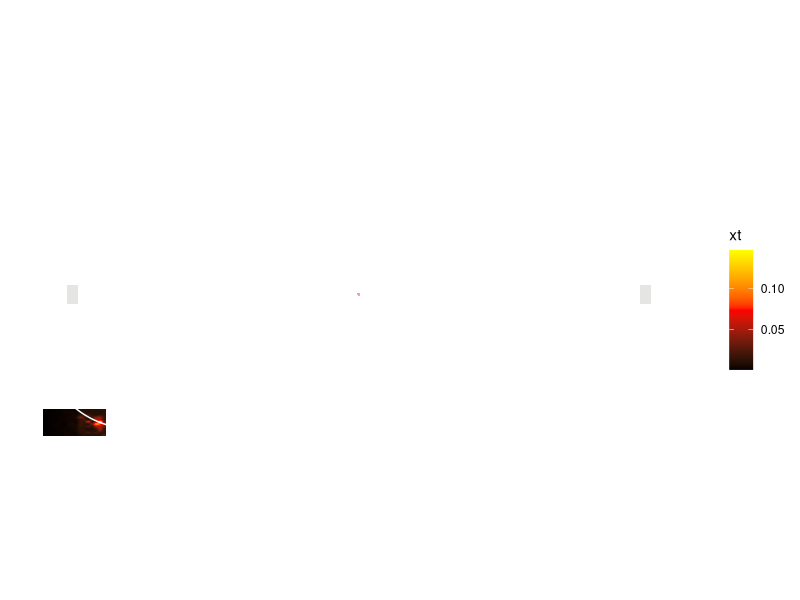

Generate this figure with R: (Note: this script raises an error after producing the figure.)
setwd("~/GitHub/BigDataCup")

# Before working with this script, run the data_wrangling.R and the plot_rink.R scripts
library(RColorBrewer)
library(ggforce)
library(ggplot2)
library(dplyr)
# NHL_blue <-"darkblue"
# NHL_red <- "red"
# NHL_light_blue <- "#32a8a4"
NHL_blue <-"white"
NHL_red <- "white"
NHL_light_blue <- "white"


frame <- read.csv("xT_model-Adrian/frame_plot.csv")%>%
  mutate(
    x = (x/10)-100,
    y = (y/10)-45
  )

xt_viz <- ggplot() +
  geom_tile(data=frame,aes(x,y,fill=xt)) + 
  # Faceoff circles
  geom_circle(aes(x0 = 0, y0 = 0, r = 15), colour = NHL_blue, size = 2 / 12) + # Centre
  geom_circle(aes(x0 = 69, y0 = 22, r = 15), colour = NHL_red, size = 2 / 12) + # Top-Right
  geom_circle(aes(x0 = 69, y0 = -22, r = 15), colour = NHL_red, size = 2 / 12) + # Bottom-Right
  geom_circle(aes(x0 = -69, y0 = 22, r = 15), colour = NHL_red, size = 2 / 12) + # Top-Left
  geom_circle(aes(x0 = -69, y0 = -22, r = 15), colour = NHL_red, size = 2 / 12) + # Bottom-Left
  
  # Hash marks in T-R/B-R/T-L/B-R order, groups of four
  geom_tile(aes(x = 66.125, y = 37.77, width = 2 / 12, height = 2), fill = NHL_red) +
  geom_tile(aes(x = 66.125, y = 6.23, width = 2 / 12, height = 2), fill = NHL_red) +
  geom_tile(aes(x = 71.875, y = 37.77, width = 2 / 12, height = 2), fill = NHL_red) +
  geom_tile(aes(x = 71.875, y = 6.23, width = 2 / 12, height = 2), fill = NHL_red) +
  geom_tile(aes(x = 66.125, y = -37.77, width = 2 / 12, height = 2), fill = NHL_red) +
  geom_tile(aes(x = 66.125, y = -6.23, width = 2 / 12, height = 2), fill = NHL_red) +
  geom_tile(aes(x = 71.875, y = -37.77, width = 2 / 12, height = 2), fill = NHL_red) +
  geom_tile(aes(x = 71.875, y = -6.23, width = 2 / 12, height = 2), fill = NHL_red) +
  geom_tile(aes(x = -66.125, y = 37.77, width = 2 / 12, height = 2), fill = NHL_red) +
  geom_tile(aes(x = -66.125, y = 6.23, width = 2 / 12, height = 2), fill = NHL_red) +
  geom_tile(aes(x = -71.875, y = 37.77, width = 2 / 12, height = 2), fill = NHL_red) +
  geom_tile(aes(x = -71.875, y = 6.23, width = 2 / 12, height = 2), fill = NHL_red) +
  geom_tile(aes(x = -66.125, y = -37.77, width = 2 / 12, height = 2), fill = NHL_red) +
  geom_tile(aes(x = -66.125, y = -6.23, width = 2 / 12, height = 2), fill = NHL_red) +
  geom_tile(aes(x = -71.875, y = -37.77, width = 2 / 12, height = 2), fill = NHL_red) +
  geom_tile(aes(x = -71.875, y = -6.23, width = 2 / 12, height = 2), fill = NHL_red) +
  
  # Centre line
  geom_tile(aes(x = 0, y = 0, width = 1, height = 85), fill = NHL_red) + # Centre line
  
  # Faceoff dots - Plot AFTER centre lines for centre ice circle to show up above
  geom_circle(aes(x0 = 0, y0 = 0, r = 6 / 12), colour = "#FF99B4", fill = "#FF99B4", size = 0) + # Centre dot with unique red
  geom_circle(aes(x0 = 69, y0 = 22, r = 1), colour = NHL_red, fill = NHL_red, size = 0) + # Top-Right
  geom_circle(aes(x0 = 69, y0 = -22, r = 1), colour = NHL_red, fill = NHL_red, size = 0) + # Bottom-Right
  geom_circle(aes(x0 = -69, y0 = 22, r = 1), colour = NHL_red, fill = NHL_red, size = 0) + # Top-Left
  geom_circle(aes(x0 = -69, y0 = -22, r = 1), colour = NHL_red, fill = NHL_red, size = 0) + # Bottom-Left
  
  geom_circle(aes(x0 = 20.5, y0 = 22, r = 1), colour = NHL_red, fill = NHL_red, size = 0) + # Neutral Top-Right
  geom_circle(aes(x0 = 20.5, y0 = -22, r = 1), colour = NHL_red, fill = NHL_red, size = 0) + # Neutral Bottom-Right
  geom_circle(aes(x0 = -20.5, y0 = 22, r = 1), colour = NHL_red, fill = NHL_red, size = 0) + # Neutral Top-Left
  geom_circle(aes(x0 = -20.5, y0 = -22, r = 1), colour = NHL_red, fill = NHL_red, size = 0) + # Neutral Bottom-Left
  
  # Ells surrounding faceoff dots
  geom_tile(aes(x = 65, y = 22.83, width = 4, height = 2 / 12), fill = NHL_red) + # Top-Right
  geom_tile(aes(x = 73, y = 22.83, width = 4, height = 2 / 12), fill = NHL_red) +
  geom_tile(aes(x = 65, y = 21.17, width = 4, height = 2 / 12), fill = NHL_red) +
  geom_tile(aes(x = 73, y = 21.17, width = 4, height = 2 / 12), fill = NHL_red) +
  geom_tile(aes(x = 66.92, y = 24.25, width = 2 / 12, height = 3), fill = NHL_red) +
  geom_tile(aes(x = 71.08, y = 24.25, width = 2 / 12, height = 3), fill = NHL_red) +
  geom_tile(aes(x = 66.92, y = 19.75, width = 2 / 12, height = 3), fill = NHL_red) +
  geom_tile(aes(x = 71.08, y = 19.75, width = 2 / 12, height = 3), fill = NHL_red) +
  
  geom_tile(aes(x = 65, y = -22.83, width = 4, height = 2 / 12), fill = NHL_red) + # Bottom-Right
  geom_tile(aes(x = 73, y = -22.83, width = 4, height = 2 / 12), fill = NHL_red) +
  geom_tile(aes(x = 65, y = -21.17, width = 4, height = 2 / 12), fill = NHL_red) +
  geom_tile(aes(x = 73, y = -21.17, width = 4, height = 2 / 12), fill = NHL_red) +
  geom_tile(aes(x = 66.92, y = -24.25, width = 2 / 12, height = 3), fill = NHL_red) +
  geom_tile(aes(x = 71.08, y = -24.25, width = 2 / 12, height = 3), fill = NHL_red) +
  geom_tile(aes(x = 66.92, y = -19.75, width = 2 / 12, height = 3), fill = NHL_red) +
  geom_tile(aes(x = 71.08, y = -19.75, width = 2 / 12, height = 3), fill = NHL_red) +
  
  geom_tile(aes(x = -65, y = 22.83, width = 4, height = 2 / 12), fill = NHL_red) + # Top-Left
  geom_tile(aes(x = -73, y = 22.83, width = 4, height = 2 / 12), fill = NHL_red) +
  geom_tile(aes(x = -65, y = 21.17, width = 4, height = 2 / 12), fill = NHL_red) +
  geom_tile(aes(x = -73, y = 21.17, width = 4, height = 2 / 12), fill = NHL_red) +
  geom_tile(aes(x = -66.92, y = 24.25, width = 2 / 12, height = 3), fill = NHL_red) +
  geom_tile(aes(x = -71.08, y = 24.25, width = 2 / 12, height = 3), fill = NHL_red) +
  geom_tile(aes(x = -66.92, y = 19.75, width = 2 / 12, height = 3), fill = NHL_red) +
  geom_tile(aes(x = -71.08, y = 19.75, width = 2 / 12, height = 3), fill = NHL_red) +
  
  geom_tile(aes(x = -65, y = -22.83, width = 4, height = 2 / 12), fill = NHL_red) + # Bottom-Left
  geom_tile(aes(x = -73, y = -22.83, width = 4, height = 2 / 12), fill = NHL_red) +
  geom_tile(aes(x = -65, y = -21.17, width = 4, height = 2 / 12), fill = NHL_red) +
  geom_tile(aes(x = -73, y = -21.17, width = 4, height = 2 / 12), fill = NHL_red) +
  geom_tile(aes(x = -66.92, y = -24.25, width = 2 / 12, height = 3), fill = NHL_red) +
  geom_tile(aes(x = -71.08, y = -24.25, width = 2 / 12, height = 3), fill = NHL_red) +
  geom_tile(aes(x = -66.92, y = -19.75, width = 2 / 12, height = 3), fill = NHL_red) +
  geom_tile(aes(x = -71.08, y = -19.75, width = 2 / 12, height = 3), fill = NHL_red) +
  
  # Referee crease
  geom_arc(aes(x0 = 0, y0 = -42.5, start = -pi / 2, end = pi / 2, r = 10), colour = NHL_red) +
  
  # Left goalie crease
  geom_tile(aes(x = -86.75, y = 0, width = 4.5, height = 8), fill = NHL_light_blue) +
  geom_arc_bar(aes(x0 = -89, y0 = 0, start = atan(4.5/4) - 0.01, end = pi - atan(4.5 / 4) + 0.01, r0 = 4, r = 6), fill = NHL_light_blue, colour = NHL_light_blue, size = 1 / 12) + # manually adjusted arc
  geom_tile(aes(x = -86.75, y = -4, width = 4.5, height = 2 / 12), fill = NHL_red) +
  geom_tile(aes(x = -86.75, y = 4, width = 4.5, height = 2 / 12), fill = NHL_red) +
  geom_arc(aes(x0 = -89, y0 = 0, start = atan(4.5/4) - 0.01, end = pi - atan(4.5 / 4) + 0.01, r = 6), colour = NHL_red, size = 2 / 12) + # manually adjusted arc
  geom_tile(aes(x = -85, y = 3.75, width = 2 / 12, height = 0.42), fill = NHL_red) +
  geom_tile(aes(x = -85, y = -3.75, width = 2 / 12, height = 0.42), fill = NHL_red) +
  
  # Right goalie crease
  geom_tile(aes(x = 86.75, y = 0, width = 4.5, height = 8), fill = NHL_light_blue) +
  geom_arc_bar(aes(x0 = 89, y0 = 0, start = -atan(4.5/4) + 0.01, end = -pi + atan(4.5 / 4) - 0.01, r0 = 4, r = 6), fill = NHL_light_blue, colour = NHL_light_blue, size = 1 / 12) + # manually adjusted arc
  geom_tile(aes(x = 86.75, y = -4, width = 4.5, height = 2 / 12), fill = NHL_red) +
  geom_tile(aes(x = 86.75, y = 4, width = 4.5, height = 2 / 12), fill = NHL_red) +
  geom_arc(aes(x0 = 89, y0 = 0, start = -atan(4.5/4) + 0.01, end = -pi + atan(4.5 / 4) - 0.01, r = 6), colour = NHL_red, size = 2 / 12) + # manually adjusted arc
  geom_tile(aes(x = 85, y = 3.75, width = 2 / 12, height = 0.42), fill = NHL_red) +
  geom_tile(aes(x = 85, y = -3.75, width = 2 / 12, height = 0.42), fill = NHL_red) +
  
  # Goalie nets placed as rectangles
  geom_tile(aes(x = -90.67, y = 0, width = 3.33, height = 6), fill = "#E5E5E3") + # Left # with grey fills
  geom_tile(aes(x = 90.67, y = 0, width = 3.33, height = 6), fill = "#E5E5E3") + # Right
  
  # Trapezoids
  geom_polygon(aes(x = c(-100, -100, -89, -89), y = c(10.92, 11.08, 7.08, 6.92)), fill = NHL_red) + # Left
  geom_polygon(aes(x = c(-100, -100, -89, -89), y = c(-10.92, -11.08, -7.08, -6.92)), fill = NHL_red) + # Left 
  geom_polygon(aes(x = c(100, 100, 89, 89), y = c(10.92, 11.08, 7.08, 6.92)), fill = NHL_red) + # Right
  geom_polygon(aes(x = c(100, 100, 89, 89), y = c(-10.92, -11.08, -7.08, -6.92)), fill = NHL_red) + # Right
  
  # Lines
  geom_tile(aes(x = -25.5, y = 0, width = 1, height = 85), fill = NHL_blue) + # Left Blue line
  geom_tile(aes(x = 25.5, y = 0, width = 1, height = 85),  fill = NHL_blue) + # Right Blue line
  geom_tile(aes(x = -89, y = 0, width = 2 / 12, height = 73.50), fill = NHL_red) + # Left goal line (73.5 value is rounded from finding intersect of goal line and board radius)
  geom_tile(aes(x = 89, y = 0, width = 2 / 12, height = 73.50), fill = NHL_red) + # Right goal line
  
  # Borders as line segments - plotted last to cover up line ends, etc.
  geom_line(aes(x = c(-72, 72), y = c(42.5, 42.5)),color = "white") + # Top
  geom_line(aes(x = c(-72, 72), y = c(-42.5, -42.5)),color = "white") + # Bottom
  geom_line(aes(x = c(-100, -100), y = c(-14.5, 14.5)),color = "white") + # Left
  geom_line(aes(x = c(100, 100), y = c(-14.5, 14.5)),color = "white") + # Right
  geom_arc(aes(x0 = 72, y0 = 14.5, start = pi / 2, end = 0, r = 28),color = "white") + # Top-Right
  geom_arc(aes(x0 = 72, y0 = -14.5, start = pi, end =  pi / 2, r = 28),color = "white") + # Bottom-Right
  geom_arc(aes(x0 = -72, y0 = 14.5, start = - pi / 2, end = 0, r = 28),color = "white") + # Top-Left
  geom_arc(aes(x0 = -72, y0 = -14.5, start = pi, end =  3 * pi / 2, r = 28),color = "white") + # Bottom-Left
  
  theme_bw() +
  theme(panel.grid = element_blank(),
        axis.line=element_blank(),axis.text.x=element_blank(),
        axis.text.y=element_blank(),axis.ticks=element_blank(),
        axis.title.x=element_blank(),
        axis.title.y=element_blank(),
        panel.border = element_blank(), 
        panel.grid.major = element_blank(),
        panel.grid.minor = element_blank()) + 
  scale_fill_gradientn(colours=c("black", "red","yellow"))+
  
  # Fixed scale for the coordinate system  
  coord_fixed()
  
  
xt_viz + ggsave('xT_model-Adrian/plot.png',dpi=300)

